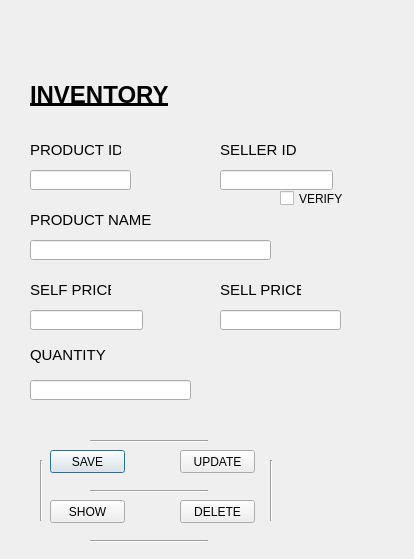
<?xml version="1.0" encoding="UTF-8"?>
<ui version="4.0">
 <class>Dialog</class>
 <widget class="QDialog" name="Dialog">
  <property name="geometry">
   <rect>
    <x>0</x>
    <y>0</y>
    <width>414</width>
    <height>559</height>
   </rect>
  </property>
  <property name="windowTitle">
   <string>Dialog</string>
  </property>
  <widget class="QLabel" name="label">
   <property name="geometry">
    <rect>
     <x>30</x>
     <y>70</y>
     <width>161</width>
     <height>51</height>
    </rect>
   </property>
   <property name="maximumSize">
    <size>
     <width>161</width>
     <height>51</height>
    </size>
   </property>
   <property name="text">
    <string>&lt;html&gt;&lt;head/&gt;&lt;body&gt;&lt;p&gt;&lt;span style=&quot; font-size:18pt; font-weight:600; text-decoration: underline;&quot;&gt;INVENTORY&lt;/span&gt;&lt;/p&gt;&lt;/body&gt;&lt;/html&gt;</string>
   </property>
  </widget>
  <widget class="QLabel" name="label_2">
   <property name="geometry">
    <rect>
     <x>30</x>
     <y>140</y>
     <width>91</width>
     <height>21</height>
    </rect>
   </property>
   <property name="text">
    <string>&lt;html&gt;&lt;head/&gt;&lt;body&gt;&lt;p&gt;&lt;span style=&quot; font-size:11pt;&quot;&gt;PRODUCT ID &lt;/span&gt;&lt;/p&gt;&lt;/body&gt;&lt;/html&gt;</string>
   </property>
  </widget>
  <widget class="QLineEdit" name="lineEdit">
   <property name="geometry">
    <rect>
     <x>30</x>
     <y>170</y>
     <width>101</width>
     <height>20</height>
    </rect>
   </property>
  </widget>
  <widget class="QLabel" name="label_3">
   <property name="geometry">
    <rect>
     <x>30</x>
     <y>210</y>
     <width>131</width>
     <height>21</height>
    </rect>
   </property>
   <property name="text">
    <string>&lt;html&gt;&lt;head/&gt;&lt;body&gt;&lt;p&gt;&lt;span style=&quot; font-size:11pt;&quot;&gt;PRODUCT NAME &lt;/span&gt;&lt;/p&gt;&lt;/body&gt;&lt;/html&gt;</string>
   </property>
  </widget>
  <widget class="QLineEdit" name="lineEdit_2">
   <property name="geometry">
    <rect>
     <x>30</x>
     <y>240</y>
     <width>241</width>
     <height>20</height>
    </rect>
   </property>
  </widget>
  <widget class="QLabel" name="label_4">
   <property name="geometry">
    <rect>
     <x>30</x>
     <y>280</y>
     <width>81</width>
     <height>21</height>
    </rect>
   </property>
   <property name="text">
    <string>&lt;html&gt;&lt;head/&gt;&lt;body&gt;&lt;p&gt;&lt;span style=&quot; font-size:11pt;&quot;&gt;SELF PRICE&lt;/span&gt;&lt;/p&gt;&lt;/body&gt;&lt;/html&gt;</string>
   </property>
  </widget>
  <widget class="QLineEdit" name="lineEdit_3">
   <property name="geometry">
    <rect>
     <x>30</x>
     <y>310</y>
     <width>113</width>
     <height>20</height>
    </rect>
   </property>
  </widget>
  <widget class="QLabel" name="label_5">
   <property name="geometry">
    <rect>
     <x>30</x>
     <y>340</y>
     <width>91</width>
     <height>31</height>
    </rect>
   </property>
   <property name="text">
    <string>&lt;html&gt;&lt;head/&gt;&lt;body&gt;&lt;p&gt;&lt;span style=&quot; font-size:11pt;&quot;&gt;QUANTITY&lt;/span&gt;&lt;/p&gt;&lt;/body&gt;&lt;/html&gt;</string>
   </property>
  </widget>
  <widget class="QLineEdit" name="lineEdit_4">
   <property name="geometry">
    <rect>
     <x>30</x>
     <y>380</y>
     <width>161</width>
     <height>20</height>
    </rect>
   </property>
  </widget>
  <widget class="QPushButton" name="pushButton">
   <property name="geometry">
    <rect>
     <x>50</x>
     <y>450</y>
     <width>75</width>
     <height>23</height>
    </rect>
   </property>
   <property name="text">
    <string>SAVE</string>
   </property>
  </widget>
  <widget class="QPushButton" name="pushButton_2">
   <property name="geometry">
    <rect>
     <x>180</x>
     <y>450</y>
     <width>75</width>
     <height>23</height>
    </rect>
   </property>
   <property name="text">
    <string>UPDATE</string>
   </property>
  </widget>
  <widget class="QPushButton" name="pushButton_3">
   <property name="geometry">
    <rect>
     <x>50</x>
     <y>500</y>
     <width>75</width>
     <height>23</height>
    </rect>
   </property>
   <property name="text">
    <string>SHOW</string>
   </property>
  </widget>
  <widget class="QPushButton" name="pushButton_4">
   <property name="geometry">
    <rect>
     <x>180</x>
     <y>500</y>
     <width>75</width>
     <height>23</height>
    </rect>
   </property>
   <property name="text">
    <string>DELETE</string>
   </property>
  </widget>
  <widget class="QLineEdit" name="lineEdit_5">
   <property name="geometry">
    <rect>
     <x>220</x>
     <y>310</y>
     <width>121</width>
     <height>20</height>
    </rect>
   </property>
  </widget>
  <widget class="QLabel" name="label_6">
   <property name="geometry">
    <rect>
     <x>220</x>
     <y>280</y>
     <width>81</width>
     <height>21</height>
    </rect>
   </property>
   <property name="text">
    <string>&lt;html&gt;&lt;head/&gt;&lt;body&gt;&lt;p&gt;&lt;span style=&quot; font-size:11pt;&quot;&gt;SELL PRICE&lt;/span&gt;&lt;/p&gt;&lt;/body&gt;&lt;/html&gt;</string>
   </property>
  </widget>
  <widget class="QLineEdit" name="lineEdit_6">
   <property name="geometry">
    <rect>
     <x>220</x>
     <y>170</y>
     <width>113</width>
     <height>20</height>
    </rect>
   </property>
  </widget>
  <widget class="QLabel" name="label_7">
   <property name="geometry">
    <rect>
     <x>220</x>
     <y>140</y>
     <width>91</width>
     <height>21</height>
    </rect>
   </property>
   <property name="text">
    <string>&lt;html&gt;&lt;head/&gt;&lt;body&gt;&lt;p&gt;&lt;span style=&quot; font-size:11pt;&quot;&gt;SELLER ID&lt;/span&gt;&lt;/p&gt;&lt;/body&gt;&lt;/html&gt;</string>
   </property>
  </widget>
  <widget class="Line" name="line">
   <property name="geometry">
    <rect>
     <x>90</x>
     <y>440</y>
     <width>118</width>
     <height>3</height>
    </rect>
   </property>
   <property name="orientation">
    <enum>Qt::Horizontal</enum>
   </property>
  </widget>
  <widget class="Line" name="line_2">
   <property name="geometry">
    <rect>
     <x>90</x>
     <y>490</y>
     <width>118</width>
     <height>3</height>
    </rect>
   </property>
   <property name="orientation">
    <enum>Qt::Horizontal</enum>
   </property>
  </widget>
  <widget class="Line" name="line_3">
   <property name="geometry">
    <rect>
     <x>90</x>
     <y>540</y>
     <width>118</width>
     <height>3</height>
    </rect>
   </property>
   <property name="orientation">
    <enum>Qt::Horizontal</enum>
   </property>
  </widget>
  <widget class="Line" name="line_4">
   <property name="geometry">
    <rect>
     <x>40</x>
     <y>460</y>
     <width>3</width>
     <height>61</height>
    </rect>
   </property>
   <property name="orientation">
    <enum>Qt::Vertical</enum>
   </property>
  </widget>
  <widget class="Line" name="line_5">
   <property name="geometry">
    <rect>
     <x>270</x>
     <y>460</y>
     <width>3</width>
     <height>61</height>
    </rect>
   </property>
   <property name="orientation">
    <enum>Qt::Vertical</enum>
   </property>
  </widget>
  <widget class="QCheckBox" name="checkBox">
   <property name="geometry">
    <rect>
     <x>280</x>
     <y>190</y>
     <width>70</width>
     <height>17</height>
    </rect>
   </property>
   <property name="text">
    <string>VERIFY</string>
   </property>
  </widget>
 </widget>
 <resources/>
 <connections/>
</ui>
